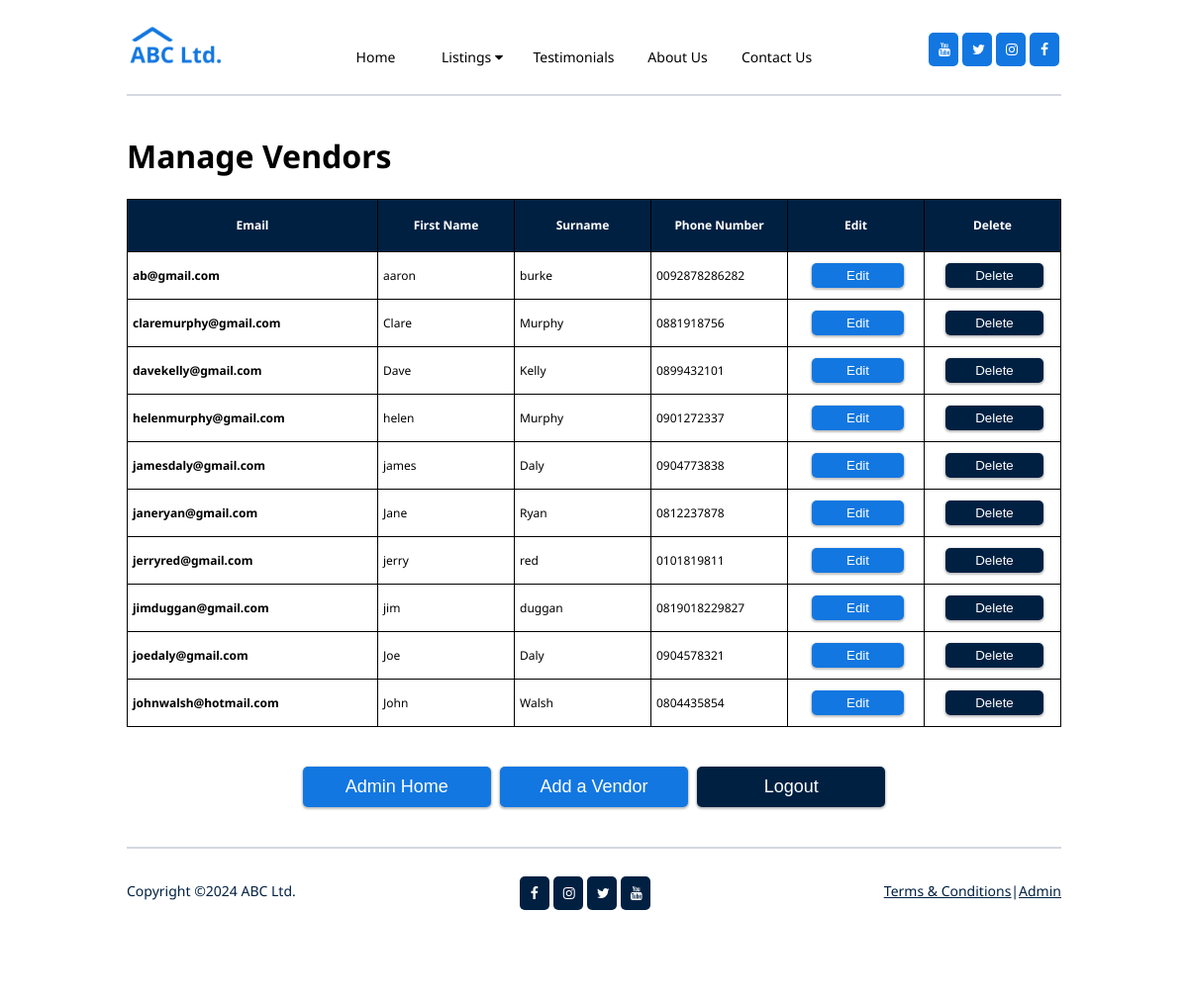
Screenshot of /propertycompany/managevendors.php with the database file from the repository.
### tables this page shows
CREATE TABLE `vendor` (
  `vendor_email` varchar(40) NOT NULL,
  `vendor_firstname` varchar(20) NOT NULL,
  `vendor_surname` varchar(20) NOT NULL,
  `vendor_phone` varchar(20) NOT NULL
);

### propertycompany/managevendors.php (the view, shortened to what this page needs)
<!DOCTYPE HTML>
<html lang="en">
<head>
 <link rel="stylesheet" href="css/styles.css">
 <link rel="stylesheet" href="https://cdnjs.cloudflare.com/ajax/libs/font-awesome/4.7.0/css/font-awesome.min.css">
 </head>
<body>
<div id="wrapper">
<main>
	<h1>Manage Vendors</h1>
	<?php
require 'connect.php';
$sql="SELECT * from vendor";
$result=mysqli_query($link, $sql);
if(mysqli_num_rows($result)>0){
	echo"<div class='vendor-table'>";
		echo "<table>";
		echo"<tr>
			<th class='v-col1'>Email</th>
			<th class='v-col2'>First Name</th>
			<th class='v-col3'>Surname</th>
			<th class='v-col4'>Phone Number</th>
			<th class='v-colbtn'>Edit</th>
			<th class='v-colbtn'>Delete</th>
			</tr>";
		while($row=mysqli_fetch_array($result)){
			$vendor_email=$row["vendor_email"];
			$vendor_firstname=$row["vendor_firstname"];
			$vendor_surname=$row["vendor_surname"];
			$vendor_phone=$row["vendor_phone"];
		echo"<tr>
			<td class='v-col1'><b>$vendor_email</b></td>
			<td class='v-col2'>$vendor_firstname</td>
			<td class='v-col3'>$vendor_surname</td>
			<td class='v-col4'>$vendor_phone</td>
			<td class='v-table-btn-edit'><a href='editvendor.php?vendor_email=$vendor_email'><button>Edit</button></a></td>
			<td class='v-table-btn-delete'><a href='deletevendor.php?vendor_email=$vendor_email'><button>Delete</button></a></td>
			</tr>";
		}
	echo"</div>";
		echo"<table>";
		}
		else{
			echo"No entries found";
		}
?>
<div class="bottom-buttons">
	<div class="bottom-buttons-row">
		<a href="adminhome.php"><button id="home-btn">Admin Home</button></a>
		<a href="addvendor.php"><button id="manage-prop-btn">Add a Vendor</button></a>
		<form action="adminlogout.php" method="POST">
			<button type="submit" id="logout-btn">Logout</button>
		</form>
	</div>
</div>
<hr>
</main>
</div>
</body>
</html>

### propertycompany/css/styles.css (style rules this page uses)
#wrapper { width: 80%; margin: 0 auto; }
header { background-color: white; }
body { background-color: white; margin: 0; padding: 10px; font-family: "Noto Sans"; }
nav { display: flex; justify-content: space-between; font-size: 14px; }
#logo, .navbar, #socialiconsnav { display: flex; }
#logo { margin-top: 8px; }
#toHide { display: block; }
.navelements { float: left; margin-top: 28px; padding: 10px 10px 10px; background-color: white; color: black; text-decoration: none; text-align: center; min-width: 80px; }
#testimonials-width { min-width: 90px; }
.dropdown { overflow: hidden; float:left; }
.dropbtn { cursor:pointer; border: none; outline: none; color: black; background-color: inherit; font-family: inherit; text-align:center; margin-top: 28px; padding: 10px 10px 10px; font-size: 14px; min-width: 95px; }
#socialiconsnav { margin-top: 3px; }
#socialiconsnav .fa { padding: 10px; font-size: 14px; width: 10px; text-align: center; margin: 20px 2px; text-decoration: none; color: white; background-color: #1277E1; border-radius: 5px; }
#socialiconsnav a { float: right; }
main { padding: 10px 0px 10px; background-color: white; }
hr { border-color: #D4D8E1; border-style: solid; }
.vendor-table table { border-collapse: collapse; width: 100%; border: 1px solid #000; margin-bottom: 40px; table-layout: fixed; font-size: 12px; }
.vendor-table table th { border: 1px solid #000; background-color: #002042; color: white; height: 50px; }
.vendor-table table td { border: 1px solid #000; white-space: nowrap; overflow: hidden; text-overflow: ellipsis; height: 45px; padding-left: 5px; }
.v-table-btn-edit, .v-table-btn-delete { width: 50px; text-align: center; vertical-align: middle; }
.v-table-btn-edit button { background-color: #1277E1; border-radius: 5px; color: white; cursor: pointer; border: none; padding: 5px 35px; box-shadow: 0px 1px 2px 1px rgba(51, 51, 51, 0.3); }
.v-table-btn-delete button { background-color: #002042; border-radius: 5px; color: white; cursor: pointer; border: none; padding: 5px 30px; box-shadow: 0px 1px 2px 1px rgba(51, 51, 51, 0.3); }
.v-col1 { width: 250px; }
.bottom-buttons { margin: 40px 0px; display: flex; justify-content: space-evenly; }
.bottom-buttons form { display: inline; }
#home-btn { background-color: #1277E1; border-radius: 5px; color: white; cursor: pointer; border: none; padding: 10px 42px; box-shadow: 0px 1px 2px 1px rgba(51, 51, 51, 0.3); font-size: 18px; width: 190px; margin-right: 5px; }
#logout-btn { background-color: #002042; border-radius: 5px; color: white; cursor: pointer; border: none; padding: 10px 64px; box-shadow: 0px 1px 2px 1px rgba(51, 51, 51, 0.3); font-size: 18px; width: 190px; margin-left: 5px; }
#manage-prop-btn { background-color: #1277E1; border-radius: 5px; color: white; cursor: pointer; border: none; padding: 10px 16px; box-shadow: 0px 1px 2px 1px rgba(51, 51, 51, 0.3); font-size: 18px; width: 190px; }
footer { bottom: 0; display: flex; justify-content: space-between; font-size: 14px; margin-bottom: 15px; }
#footertext, #socialiconsfooter, #footerlinks { display: flex; }
#footerlinks { float:right; }
#socialiconsfooter { margin-right: 10px; }
#socialiconsfooter .fa { padding: 10px; font-size: 14px; width: 10px; text-align: center; margin: 20px 2px; text-decoration: none; color: white; background-color: #002042; border-radius: 5px; }
#footertext a { color: #002042; font-size: 14px; }
#footertext { margin-top: 25px; min-width: 100px; }
#footerlinks { margin-top: 25px; }
#footerlinks a { font-size: 14px; color: #002042; }

### rows the page displays
vendor: vendor_email "ab@gmail.com", vendor_firstname "aaron", vendor_surname "burke", vendor_phone "0092878286282"
vendor: vendor_email "claremurphy@gmail.com", vendor_firstname "Clare", vendor_surname "Murphy", vendor_phone "0881918756"
vendor: vendor_email "davekelly@gmail.com", vendor_firstname "Dave", vendor_surname "Kelly", vendor_phone "0899432101"
vendor: vendor_email "helenmurphy@gmail.com", vendor_firstname "helen", vendor_surname "Murphy", vendor_phone "0901272337"
vendor: vendor_email "jamesdaly@gmail.com", vendor_firstname "james", vendor_surname "Daly", vendor_phone "0904773838"
vendor: vendor_email "janeryan@gmail.com", vendor_firstname "Jane", vendor_surname "Ryan", vendor_phone "0812237878"
vendor: vendor_email "jerryred@gmail.com", vendor_firstname "jerry", vendor_surname "red", vendor_phone "0101819811"
vendor: vendor_email "jimduggan@gmail.com", vendor_firstname "jim", vendor_surname "duggan", vendor_phone "0819018229827"
vendor: vendor_email "joedaly@gmail.com", vendor_firstname "Joe", vendor_surname "Daly", vendor_phone "0904578321"
vendor: vendor_email "johnwalsh@hotmail.com", vendor_firstname "John", vendor_surname "Walsh", vendor_phone "0804435854"
